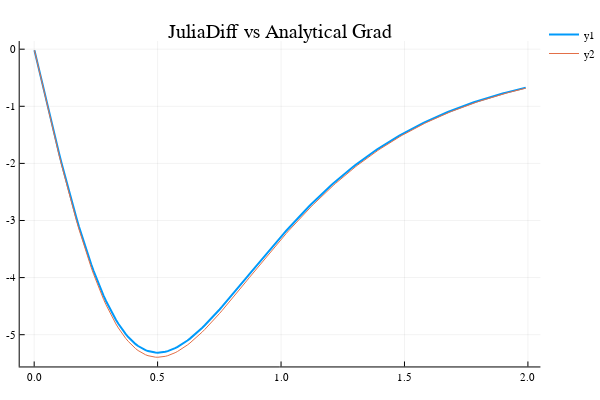

Here is the notebook cell this chart was saved with:
### Code cell
wow = Array{Float64,1}();
for i=0.001:0.01:2
    push!(wow,normGrad([0.0,0.0,i])[3])
end

z = collect(0.001:0.01:2);
realGradZ = 2*pi*1*(1)*(-3*z).*(1^2 .+ z.^2).^(-2.5)
plot(z,wow,linewidth=2,title="JuliaDiff vs Analytical Grad")
plot!(z,realGradZ)

### Figure 1 — Plotly figure (JSON) as saved in the notebook; plotly's stock layout.template omitted (floating-point values rounded to 4 significant figures; data arrays with more than 128 entries replaced by an {"elided": "..."} marker saying what was removed)
{"data": [{"colorbar": {"title": ""}, "hoverinfo": "text", "legendgroup": "y1", "line": {"color": "rgba(0, 154, 250, 1.000)", "dash": "solid", "shape": "linear", "width": 2}, "mode": "lines", "name": "y1", "showlegend": true, "text": {"elided": "200 null values"}, "type": "scatter", "x": {"elided": "200 float values"}, "xaxis": "x1", "y": {"elided": "200 float values"}, "yaxis": "y1", "zmax": 0.1, "zmin": -0.1}, {"colorbar": {"title": ""}, "hoverinfo": "text", "legendgroup": "y2", "line": {"color": "rgba(227, 111, 71, 1.000)", "dash": "solid", "shape": "linear", "width": 1}, "mode": "lines", "name": "y2", "showlegend": true, "text": {"elided": "200 null values"}, "type": "scatter", "x": {"elided": "200 float values"}, "xaxis": "x1", "y": {"elided": "200 float values"}, "yaxis": "y1", "zmax": 0.1, "zmin": -0.1}], "layout": {"annotations": [{"font": {"color": "rgba(0, 0, 0, 1.000)", "family": "sans-serif", "size": 20}, "rotation": 0, "showarrow": false, "text": "JuliaDiff vs Analytical Grad", "x": 0.5148, "xanchor": "center", "xref": "paper", "y": 1, "yanchor": "top", "yref": "paper"}], "height": 400, "legend": {"bgcolor": "rgba(255, 255, 255, 1.000)", "bordercolor": "rgba(0, 0, 0, 1.000)", "font": {"color": "rgba(0, 0, 0, 1.000)", "family": "sans-serif", "size": 11}, "tracegroupgap": 0, "x": 1, "y": 1}, "margin": {"b": 20, "l": 0, "r": 0, "t": 20}, "paper_bgcolor": "rgba(255, 255, 255, 1.000)", "plot_bgcolor": "rgba(255, 255, 255, 1.000)", "showlegend": true, "width": 600, "xaxis": {"anchor": "y1", "domain": [0.03619, 0.9934], "gridcolor": "rgba(0, 0, 0, 0.100)", "gridwidth": 0.5, "linecolor": "rgba(0, 0, 0, 1.000)", "mirror": false, "range": [-0.0587, 2.051], "showgrid": true, "showline": true, "showticklabels": true, "tickangle": 0, "tickcolor": "rgb(0, 0, 0)", "tickfont": {"color": "rgba(0, 0, 0, 1.000)", "family": "sans-serif", "size": 11}, "tickmode": "array", "ticks": "inside", "ticktext": ["0.0", "0.5", "1.0", "1.5", "2.0"], "tickvals": [0, 0.5, 1, 1.5, 2], "title": "", "titlefont": {"color": "rgba(0, 0, 0, 1.000)", "family": "sans-serif", "size": 15}, "type": "-", "visible": true, "zeroline": false, "zerolinecolor": "rgba(0, 0, 0, 1.000)"}, "yaxis": {"anchor": "x1", "domain": [0.03762, 0.9415], "gridcolor": "rgba(0, 0, 0, 0.100)", "gridwidth": 0.5, "linecolor": "rgba(0, 0, 0, 1.000)", "mirror": false, "range": [-5.556, 0.1427], "showgrid": true, "showline": true, "showticklabels": true, "tickangle": 0, "tickcolor": "rgb(0, 0, 0)", "tickfont": {"color": "rgba(0, 0, 0, 1.000)", "family": "sans-serif", "size": 11}, "tickmode": "array", "ticks": "inside", "ticktext": ["-5", "-4", "-3", "-2", "-1", "0"], "tickvals": [-5, -4, -3, -2, -1, 0], "title": "", "titlefont": {"color": "rgba(0, 0, 0, 1.000)", "family": "sans-serif", "size": 15}, "type": "-", "visible": true, "zeroline": false, "zerolinecolor": "rgba(0, 0, 0, 1.000)"}}}
